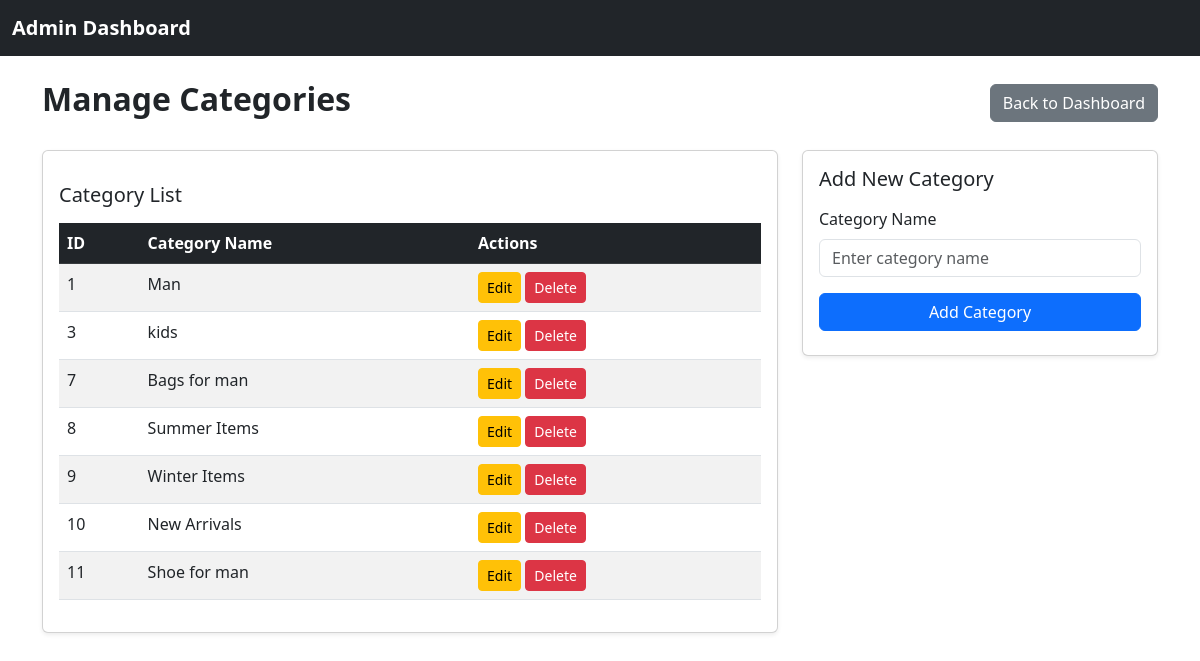
Before: /admin/category.php (signed in) with the older database file.
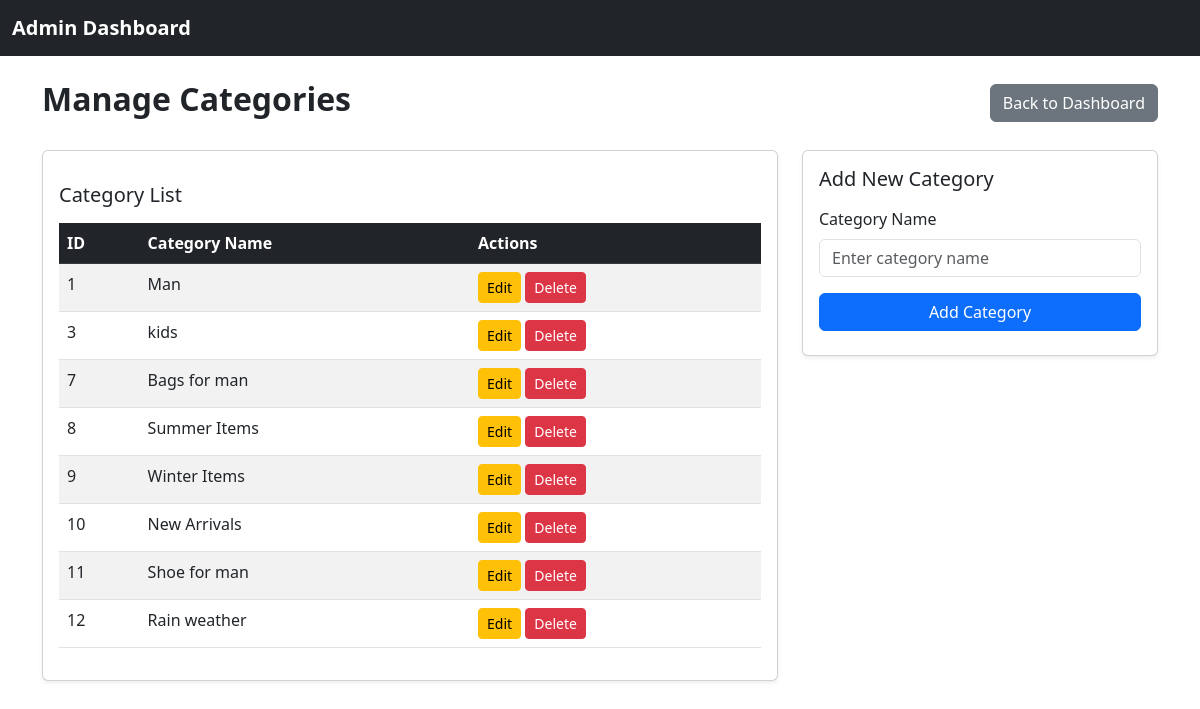
After: the same page with the newer database file.
### tables this page shows
CREATE TABLE `categories` (
  `category_id` int(11) NOT NULL,
  `category_name` varchar(250) DEFAULT NULL,
  `description` varchar(1000) DEFAULT NULL,
  `created_at` timestamp NOT NULL DEFAULT current_timestamp(),
  `updated_at` timestamp NOT NULL DEFAULT current_timestamp() ON UPDATE current_timestamp()
);

### require/database_settings.php (called while the page is built)
<?php
        $host_name      = "localhost";
        $user_name      = "root";
        $password       = "";
        $database_name  = "ecommerce";
?>

### require/database_connection.php (called while the page is built, shortened)
<?php
require("database_settings.php");
class database_connection {
    public function __construct($host_name, $user_name, $password, $database_name) {
        $this->host_name = $host_name;
        $this->user_name = $user_name;
        $this->password = $password;
        $this->database_name = $database_name;
        $this->connection = new mysqli($this->host_name, $this->user_name, $this->password, $this->database_name);
    }
}
$connection = new database_connection($host_name, $user_name, $password, $database_name);

### admin/category.php (the view, shortened to what this page needs)
<?php
include("includes/admin_configs.php");
require("../require/database_connection.php");
?>
<div class="container py-4">
    <div class="d-flex justify-content-between align-items-center mb-4" data-aos="fade-down">
        <h2 class="fw-bold">Manage Categories</h2>
        <a href="dashboard.php" class="btn btn-secondary">Back to Dashboard</a>
    </div>
    <div class="row">
        <div class="col-lg-8 mb-4" data-aos="fade-right">
            <div class="card shadow-sm">
                <div class="card-body">
                    <h5 class="mb-3">Category List</h5>
                    <table class="table table-striped table-hover">
                        <thead class="table-dark">
                            <tr>
                                <th>ID</th>
                                <th>Category Name</th>
                                <th>Actions</th>
                            </tr>
                        </thead>
                        <?php
                        $query = "SELECT * from categories";
                        $result = mysqli_query($connection->connection, $query);
                        ?>
                        <tbody>
                            <?php
                            if (mysqli_num_rows($result) > 0) {
                                while ($row = mysqli_fetch_assoc($result)) {
                                    ?>
                                    <tr id="category-<?php echo $row['category_id']; ?>">
                                        <td><?php echo $row['category_id']; ?></td>
                                        <td><?php echo $row['category_name']; ?></td>
                                        <td>
                                            <button class="btn btn-warning btn-sm"
                                                onclick="editCategory(<?php echo $row['category_id']; ?>)"
                                                data-bs-toggle="modal" data-bs-target="#editCategoryModal">
                                                Edit
                                            </button>
                                            <button class="btn btn-danger btn-sm"
                                                onclick="deleteCategory(<?php echo $row['category_id']; ?>)">
                                                Delete
                                            </button>
                                        </td>
                                    </tr>
                                    <?php
                                }
                            } else {
                                ?>
                                <tr>
                                    <td colspan="3" class="text-center">No categories found.</td>
                                </tr>
                                <?php
                            }
                            ?>
                        </tbody>
                    </table>
                </div>
            </div>
        </div>
        <div class="col-lg-4" data-aos="fade-left">
            <div class="card shadow-sm">
                <div class="card-body">
                    <h5 class="mb-3">Add New Category</h5>
                    <form method="POST" action="includes/products.php">
                        <div class="mb-3">
                            <label class="form-label">Category Name</label>
                            <input type="text" class="form-control" placeholder="Enter category name"
                                name="category_name" required>
                        </div>
                        <button type="submit" class="btn btn-primary w-100" name="submit" value="add_category">Add
                            Category</button>
                    </form>
                </div>
            </div>
        </div>
    </div>
</div>

Changed rows visible on the page:
added categories: category_id "12", category_name "Rain weather"
